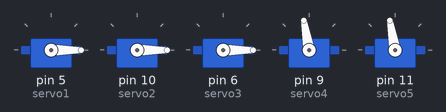
The sketch below on a simulated Arduino Uno, built with avr-gcc and run on an emulated ATmega328P. Shown: 5 × servo.

Above: at 4.45 s.
At 5.25 s:
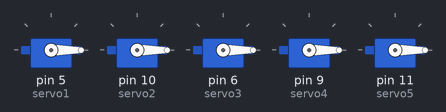
At 6.1 s:
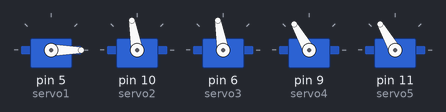
Timing chart, 0 to 8.3 s (numbered marks = the images above):
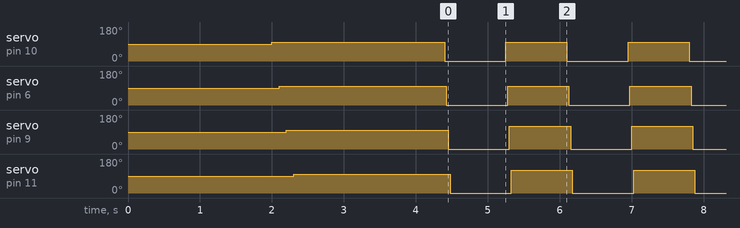

The sketch:

GoodbyeSign.ino
```cpp
#include <Servo.h>

Servo servo1;
Servo servo2;
Servo servo3;
Servo servo4;
Servo servo5;


void setup() {
  // put your setup code here, to run once:
  servo1.attach(5);
  servo2.attach(10);
  servo3.attach(6);
  servo4.attach(9);
  servo5.attach(11);

  //initialize position
  servo1.write(0);
  delay(2000);
  servo2.write(100);
  delay(100);
  servo3.write(100);
  delay(100);
  servo4.write(100);
  delay(100);
  servo5.write(100);
  delay(100);
  delay(2000);
}

void loop() {
  // put your main code here, to run repeatedly:
  //start sign
  servo2.write(0);
  delay(25);
  servo3.write(0);
  delay(25);
  servo4.write(0);
  delay(25);
  servo5.write(0);
  delay(25);
  delay(750);
  servo2.write(100);
  delay(25);
  servo3.write(100);
  delay(25);
  servo4.write(120);
  delay(25);
  servo5.write(120);
  delay(25);
  delay(750);


}
```

Measured:
- by itself, servo on pin 10 (servo2), servo on pin 6 (servo3): repeats every 1.7 s: 0° 0.85 s, 100° 0.85 s
- by itself, servo on pin 9 (servo4), servo on pin 11 (servo5): repeats every 1.7 s: 0° 0.85 s, 120° 0.85 s
